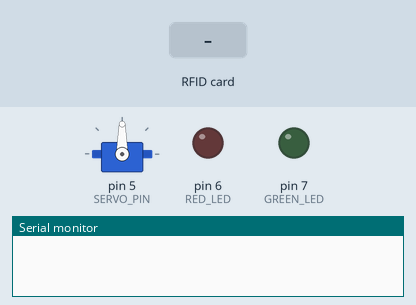
Simulated run of this sketch. Board: Arduino Uno, built with avr-gcc and run on an emulated ATmega328P. Parts: servo, output pins drawn as LEDs (lit = HIGH), the last lines printed to the serial monitor. The inputs (shaded band) are chosen by the test bench. Pins used as bus, display or sensor lines are not drawn.

Above: at 1.2 s.
1.3 s: RFID card 5E 7A 19 C4 held to the reader
At 2.1 s:
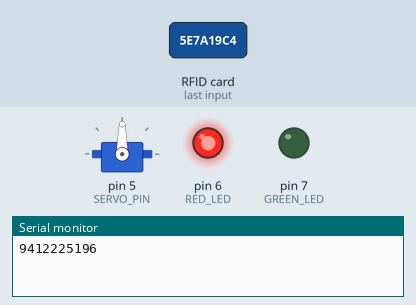
Timing chart, 0 to 4.8 s (numbered marks = the images above; inputs shaded):
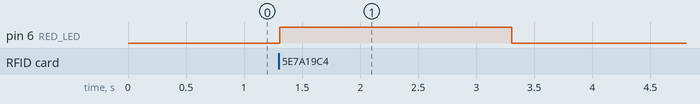

Measured:
- after the input at 1.3 s, pin 6 (RED_LED): LOW → HIGH at once, → LOW 2.0 s later

The sketch:

rfid_servo.ino
```cpp
#include <SPI.h>
#include <MFRC522.h>
#include <Servo.h>

#define SS_PIN 10
#define RST_PIN 9
#define GREEN_LED 7
#define RED_LED 6
#define SERVO_PIN 5

MFRC522 rfid(SS_PIN, RST_PIN);
Servo servo;

String authorizedUIDs[] = {"123456789", "987654321"};  // Replace with actual RFID UIDs
bool isAuthorized = false;

void setup() {
    Serial.begin(9600);
    SPI.begin();
    rfid.PCD_Init();
    pinMode(GREEN_LED, OUTPUT);
    pinMode(RED_LED, OUTPUT);
    servo.attach(SERVO_PIN);
    servo.write(90);  // Default position
}

void loop() {
    if (!rfid.PICC_IsNewCardPresent() || !rfid.PICC_ReadCardSerial()) {
        return;
    }

    String uid = "";
    for (byte i = 0; i < rfid.uid.size; i++) {
        uid += String(rfid.uid.uidByte[i], DEC);
    }

    Serial.println(uid);  // Send UID to Python
    isAuthorized = false;

    for (String authUID : authorizedUIDs) {
        if (uid == authUID) {
            isAuthorized = true;
            break;
        }
    }

    if (isAuthorized) {
        digitalWrite(GREEN_LED, HIGH);
        digitalWrite(RED_LED, LOW);
    } else {
        digitalWrite(RED_LED, HIGH);
        digitalWrite(GREEN_LED, LOW);
    }

    delay(2000);
    digitalWrite(GREEN_LED, LOW);
    digitalWrite(RED_LED, LOW);

    rfid.PICC_HaltA();
    rfid.PCD_StopCrypto1();
}
```
